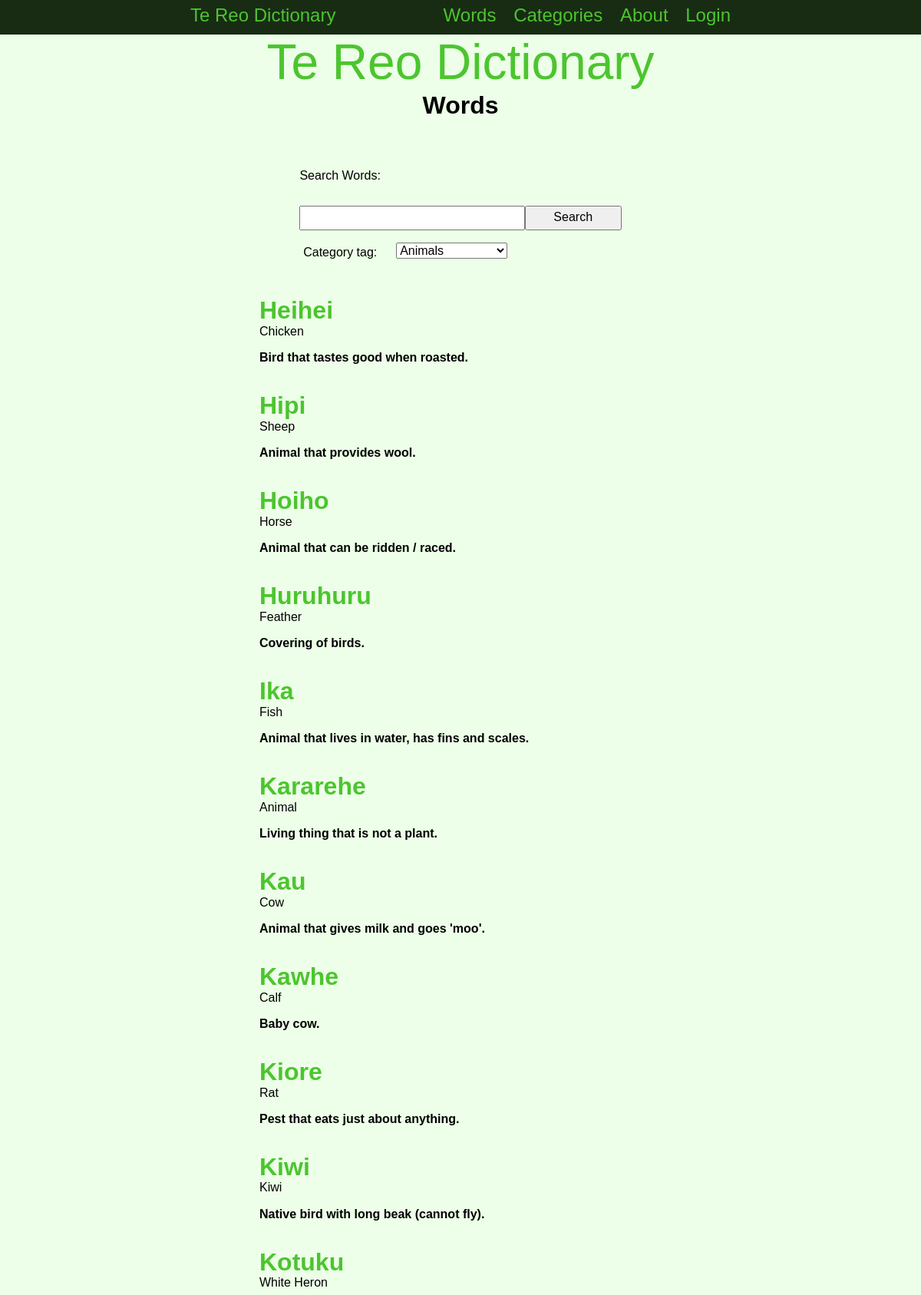
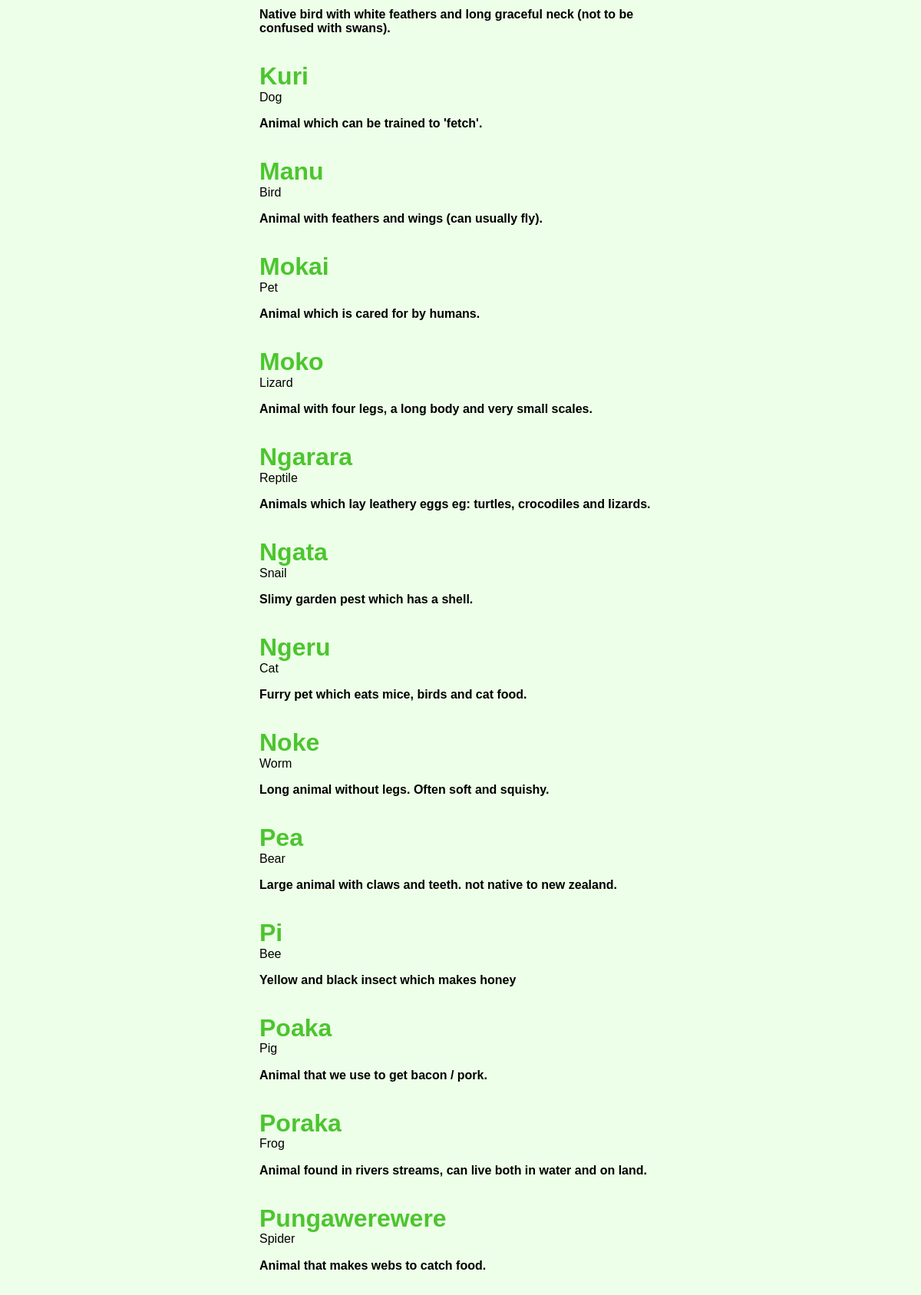
Page /words/category/2 (upper part) on the committed database (2 pictures, top to bottom).
### tables this page shows
CREATE TABLE "words"
(
    id                integer
        constraint words_pk
            primary key autoincrement,
    english_word      varchar(30),
    maori_word        varchar(30),
    definition        varchar(100),
    category_id       integer
        constraint categrory_id
            references categories,
    level             integer,
    last_edited_date  date,
    last_edited_by_id integer
        constraint user_id
            references users,
    image_name        varchar(30)
);

### app.py (the view)
@app.route('/words/category/<category_id>', methods=['POST', 'GET'])
def render_wordcategory(category_id):
    if request.method == 'POST':
        search = request.form.get('search').lower().strip()
        category_filter = request.form.get('category')
        return search_redirect(search, category_filter)
    words = database_select('SELECT * FROM words WHERE category_id = ?', (category_id,))
    if len(words) == 0:
        words = None
    search = [int(category_id), None]
    return render_template('words.html', logged_in=is_logged_in(), session_info=session_info(), word_info=words, categories=category_info(), users=user_info(), words=words, search=search)

### app.py (called while the page is built)
def create_connection(db_file):
    try:
        connection = sqlite3.connect(db_file)
        return connection
    except Error as e:
        print(e)
    return None

def database_select(query, info):
    con = create_connection(DATABASE)
    cur = con.cursor()
    cur.execute(query, info)
    info = cur.fetchall()
    con.close()
    return info

def is_logged_in():
    if session.get('email') is None:
        return False
    else:
        return True

def session_info():
    return session

def category_info():
    return database_select('SELECT * FROM categories', ())

def user_info():
    return database_select('SELECT * FROM users', ())

### templates/words.html (shortened to what this page needs)
{% extends "base.html" %}
{% block pageheading %}Words{% endblock %}
{% block main %}
    <table><tr><td>
        <form class="form" method="POST">
            <div class="form-group">
                <div class="form-button">Search Words:</div>
            </div>
            <div class="form-group">
                <div class="form-element"><input type="text" name="search" id="search"></div>
                <div class="form-button-label"><input type="submit" value="Search"></div>
            </div>
            <div class="form-group">
                <div class="form-text-label">Category tag:</div>
                <div class="form-element">
                    <select name="category" id="category">
                        {% for category in categories %}
                            <option {% if search != None %}{% if search[0] == category[0] %}selected{% endif %}{% endif %}>{{ category[1] }}</option>
                        {% endfor %}
                    </select>
                </div>
            </div>
       </form>
    </td></tr></table>
    <br>
    {% if word_info != None %}
        {% for word in word_info %}
            <table class="word_display">
                <tr>
                    <td colspan="2"><h3 onclick="togglePopup{{ word[0] }}()">{{ word[2] }}</h3><p>{{ word[1] }}</p></td>
                </tr>
                <tr>
                    <td colspan="2" class="definition">{{ word[3] }}</td>
                </tr>
            </table>
            <br>
        {% endfor %}
    {% else %}
        <h2>No results found</h2>
    {% endif %}
{% endblock %}

### static/TeReoDictionary.css (style rules this page uses)
* { font-family: 'Rage Italic', sans-serif; padding: 0; margin: 0; box-sizing: border-box; }
body { background-color: rgb(237, 255, 232); }
h3 { font-size: 2rem; color: rgb(76, 197, 47); }
.word_display h3 { cursor: pointer; }
.definition, .word_label { font-weight: bold; }
.form { width: 80%; margin: auto; padding-bottom: 1rem; margin-bottom: 20px; display: block; }
.form-group { padding-top: 3rem; }
.form-group input { padding: 0.3rem; width: 100%; }
.form-text-label { width: 30%; float: left; padding: 0.3rem; }
.form-button-label { width: 30%; float: left; }
.form-element { width: 70%; float: left; }
.form-button { width: 100%; float: left; }
table { border-collapse: collapse; width: 75%; margin: auto; table-layout: fixed; }
td, tr { padding: 8px; }

### rows in the picture
words: maori_word "Heihei", english_word "Chicken", definition "Bird that tastes good when roasted."
words: maori_word "Hipi", english_word "Sheep", definition "Animal that provides wool."
words: maori_word "Hoiho", english_word "Horse", definition "Animal that can be ridden / raced."
words: maori_word "Huruhuru", english_word "Feather", definition "Covering of birds."
words: maori_word "Ika", english_word "Fish", definition "Animal that lives in water, has fins and scales."
words: maori_word "Kararehe", english_word "Animal", definition "Living thing that is not a plant."
words: maori_word "Kau", english_word "Cow", definition "Animal that gives milk and goes 'moo'."
words: maori_word "Kawhe", english_word "Calf", definition "Baby cow."
words: maori_word "Kiore", english_word "Rat", definition "Pest that eats just about anything."
words: maori_word "Kiwi", english_word "Kiwi", definition "Native bird with long beak (cannot fly)."
words: maori_word "Kotuku", english_word "White Heron", definition "Native bird with white feathers and long graceful neck (not to be confused with swans)."
words: maori_word "Kuri", english_word "Dog", definition "Animal which can be trained to 'fetch'."
words: maori_word "Manu", english_word "Bird", definition "Animal with feathers and wings (can usually fly)."
words: maori_word "Mokai", english_word "Pet", definition "Animal which is cared for by humans."
words: maori_word "Moko", english_word "Lizard", definition "Animal with four legs, a long body and very small scales."
words: maori_word "Ngarara", english_word "Reptile", definition "Animals which lay leathery eggs eg: turtles, crocodiles and lizards."
words: maori_word "Ngata", english_word "Snail", definition "Slimy garden pest which has a shell."
words: maori_word "Ngeru", english_word "Cat", definition "Furry pet which eats mice, birds and cat food."
words: maori_word "Noke", english_word "Worm", definition "Long animal without legs. Often soft and squishy."
words: maori_word "Pea", english_word "Bear", definition "Large animal with claws and teeth. not native to new zealand."
words: maori_word "Pi", english_word "Bee", definition "Yellow and black insect which makes honey"
words: maori_word "Poaka", english_word "Pig", definition "Animal that we use to get bacon / pork."
words: maori_word "Poraka", english_word "Frog", definition "Animal found in rivers streams, can live both in water and on land."
words: maori_word "Pungawerewere", english_word "Spider", definition "Animal that makes webs to catch food."

### other values in the picture
form field category "Animals"
